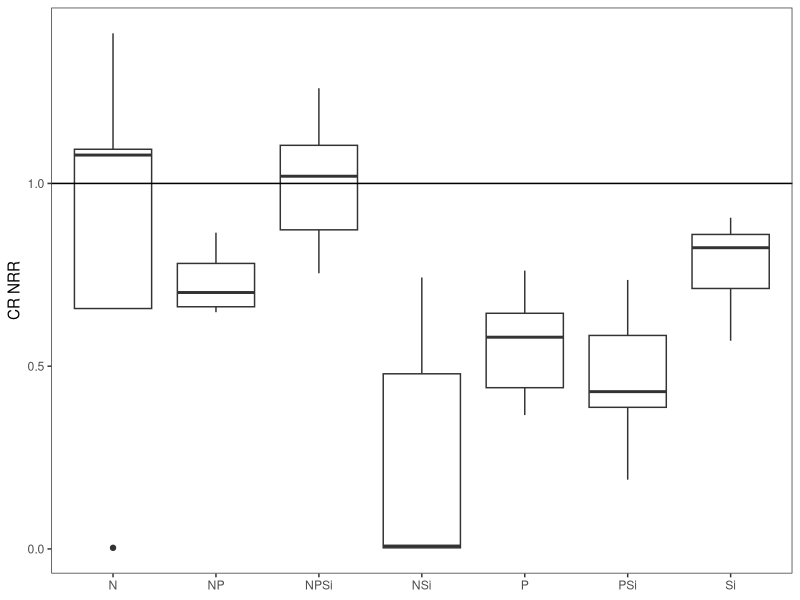
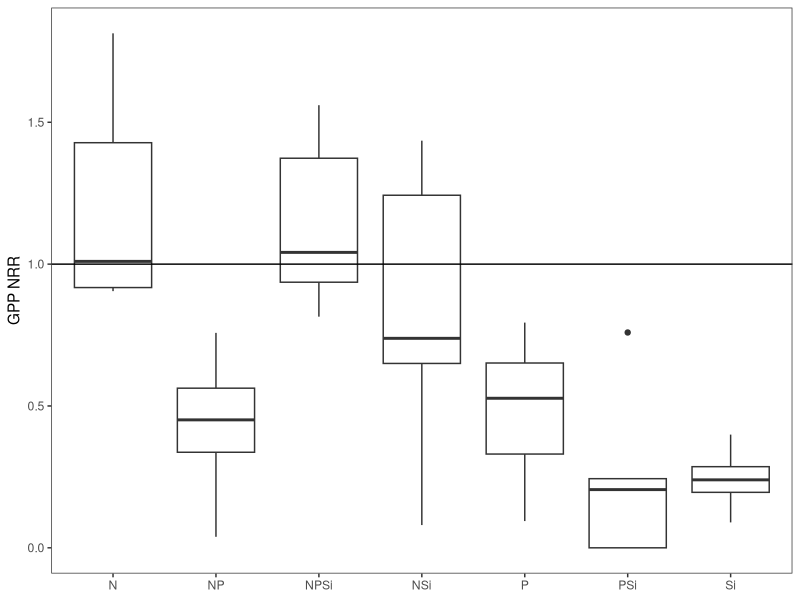
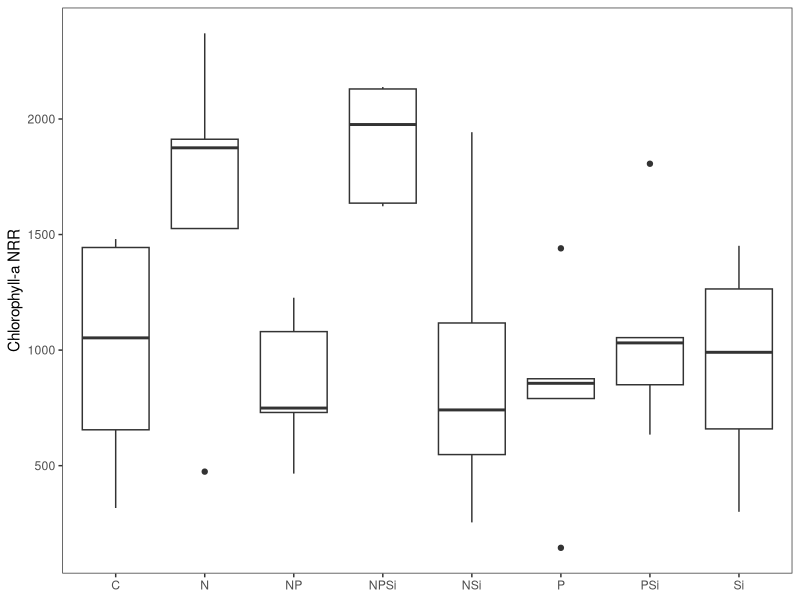
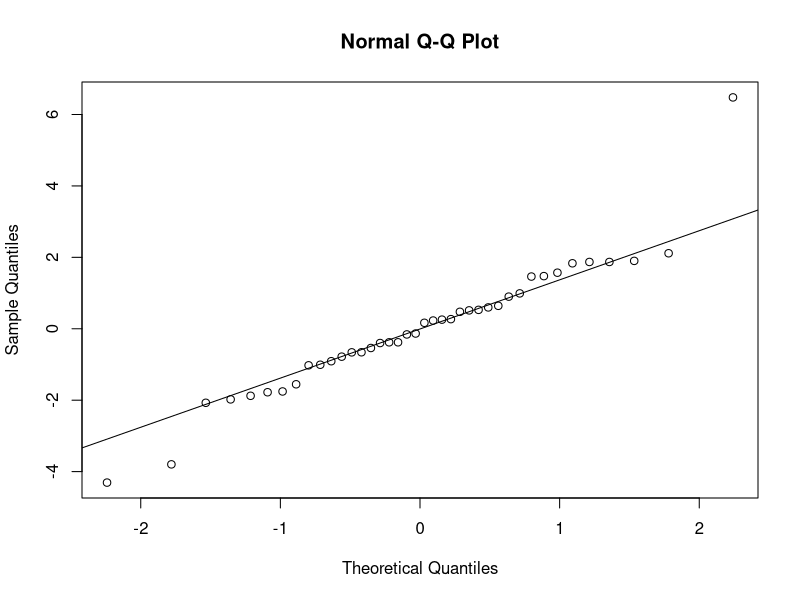
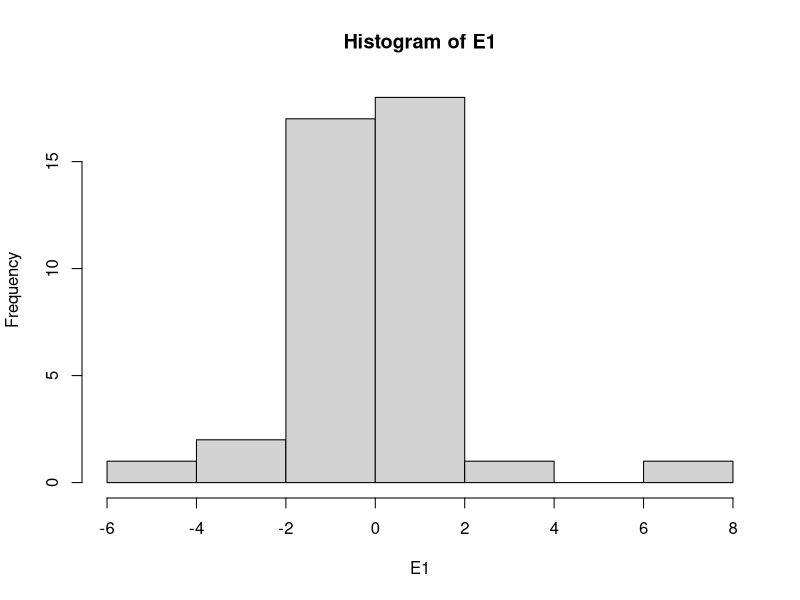
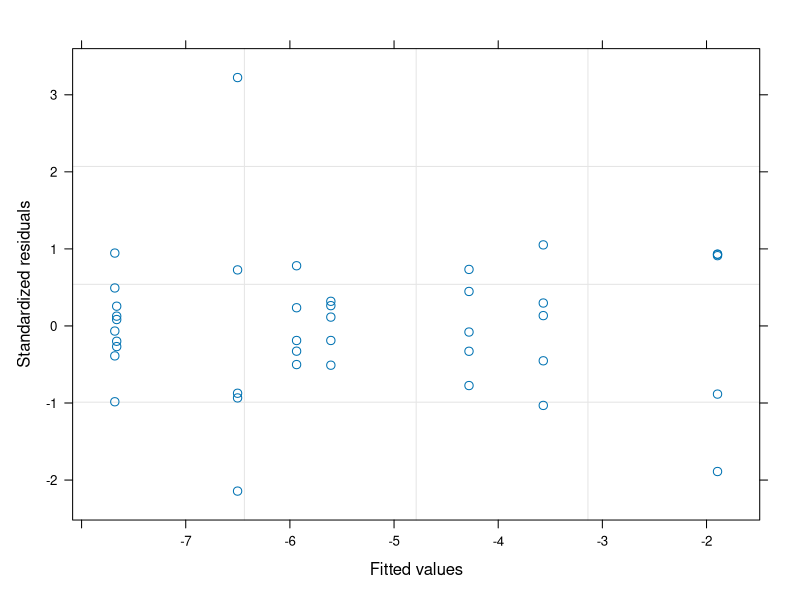

These charts were generated, in order, by the following R code: (Note: this script raises an error after producing the figures.)
#Author:  Clay Arango
#Creation date: 10-Feb-19
#Script to analyze NDS data from Summer 2018 WSB work with S. Roley and A. Alexiades

#packages
library(nlme)
library(nortest)
library(plyr)
library(dplyr)
library(multcomp)
library(MASS)
library(ggplot2)

#Load data
wenas_fall <- read.table(file="wen_fall.csv", header=T, sep=",")

#set variable
d = wenas_fall

#evaluate data to make sure factors are correct
names(d)
unique(d$nutrient) #control, N, NP, NPSi, NSi, P, PSi, Si
unique(d$N) #should be 0 and 1
unique(d$P) #should be 0 and 1
unique(d$Si) #should be 0 and 1
unique(d$top) #should be "sponge" and "glass"
#if need to change, use recode function below. 
d$top<-recode(d$top, "cellulose" ="sponge")
str(d)

#convert N and P vand Si alues (0 or 1 for absence or presence) to factors
d$N<-as.factor(d$N)
d$P<-as.factor(d$P)
d$Si<-as.factor(d$Si)
str(d)
d$chla.nrr<-NA

#subset data into gpp and cr response
d.cr = subset(d, top=="sponge", data=d)
d.gpp = subset(d, top=="glass", data=d)

#calculate nrr for cr
x<-ddply(d.cr, "nutrient", summarise, ave_cr = mean(cr.area, na.rm=T)) #changed to ddply b/c allows
#to specify by column name - I had a csv file with the relevant column in a different position.
x
d.cr$cr.nrr = d.cr$cr.area/-7.662895 #divide by control ave_cr
d.cr$gpp.nrr<-NA

#calculate nrr for gpp and chla
x<- ddply(d.gpp, "nutrient", summarise, ave_gpp = mean(gpp.area, na.rm=T), ave_chla = mean(chla, na.rm=T)) 
x
d.gpp$gpp.nrr = d.gpp$gpp.area/2.5996232 #divide by control ave_gpp
d.gpp$chla.nrr = d.gpp$chla/0.0006598855 #divide by control ave_chla
d.gpp$cr.nrr<-NA

#combine files and export
d.nrr<-rbind(d.cr, d.gpp)
d.nrr$site_date<-"wenas_fall"
write.table(d.nrr, "wenas_fall_nrr.csv", sep=",", quote=F, row.names =F)

###############
#plots of NRR
##############
ggplot(data=subset(d.cr, !(nutrient=="C")), aes(x=nutrient, y=cr.nrr))+geom_boxplot()+theme_bw()+
  ylab("CR NRR")+geom_abline(slope = 0, intercept = 1)+
  theme(axis.title.x=element_blank(), panel.grid.minor=element_blank(), panel.grid.major=element_blank())
#inhibition of most; NPSi neutral

ggplot(data=subset(d.gpp, !(nutrient=="C")), aes(x=nutrient, y=gpp.nrr))+geom_boxplot()+theme_bw()+
  ylab("GPP NRR")+geom_abline(slope = 0, intercept = 1)+
  theme(axis.title.x=element_blank(), panel.grid.minor=element_blank(), panel.grid.major=element_blank())
#inhibition of most; N neutral

ggplot(data=subset(d.gpp, !(nutrient=="control")), aes(x=nutrient, y=chla.nrr))+geom_boxplot()+theme_bw()+
  ylab("Chlorophyll-a NRR")+geom_abline(slope = 0, intercept = 1)+
  theme(axis.title.x=element_blank(), panel.grid.minor=element_blank(), panel.grid.major=element_blank())
#limitation for N and NPSi; others neutral

##########
#NRR Summary Files
#########

GPP_sum<-ddply(d.gpp, "nutrient", summarise, ave_nrr.gpp=mean(gpp.nrr, na.rm=T), sd_nrr.gpp=sd(gpp.nrr, na.rm=T), 
               se_nrr.gpp =(sd(gpp.nrr)/sqrt(sum(!is.na(gpp.nrr)))), 
               ci95_nrr.gpp = (1.96*(sd(gpp.nrr)/sqrt(sum(!is.na(gpp.nrr))))),
               ave_nrr.chla=mean(chla.nrr, na.rm=T), sd_nrr.chla=sd(chla.nrr, na.rm=T), 
               se_nrr.chla =(sd(chla.nrr)/sqrt(sum(!is.na(chla.nrr)))), 
               ci95_nrr.chla = (1.96*(sd(chla.nrr)/sqrt(sum(!is.na(chla.nrr))))))
CR_sum<-ddply(d.cr, "nutrient", summarise, ave_nrr.cr=mean(cr.nrr, na.rm=T), sd_nrr.cr=sd(cr.nrr, na.rm=T), 
              se_nrr.cr =(sd(cr.nrr)/sqrt(sum(!is.na(cr.nrr)))), 
              ci95_nrr.cr = (1.96*(sd(cr.nrr)/sqrt(sum(!is.na(cr.nrr))))))

#now combine into one and export
d.sum<-merge(GPP_sum, CR_sum, by="nutrient")
d.sum$site_date<-"reec_summer"
write.table(d.sum, "reec_summer_summ.csv",  sep=",", quote=F, row.names =F)

############################################################
#analyze RESPIRATION data
############################################################

M1<-gls(cr.area~N*P*Si, data=d.cr, na.action=na.omit)
E1<-residuals(M1)
qqnorm(E1)
qqline(E1)
ad.test(E1)
   #residuals are normally distributed, p=0.20289
hist(E1)  
plot(M1)
   
plot(filter(d.cr, !is.na(cr.area)) %>% dplyr::select(nutrient), 
     E1, xlab="nutrient", ylab="Residuals")
bartlett.test(cr.area~nutrient, data=d.cr)
   #variance test not OK, we'll probably need to mess with this one

anova(M1)
  
x <- group_by(d.cr, nutrient) %>%  # Grouping function causes subsequent functions to aggregate by season and reach
  summarize(cr.mean = abs(mean(cr.area, na.rm = TRUE)), # na.rm = TRUE to remove missing values
            cr.sd=abs(sd(cr.area, na.rm = TRUE)),  # na.rm = TRUE to remove missing values
            n = sum(!is.na(cr.area)), # of observations, excluding NAs. 
            cr.se=cr.sd/sqrt(n))

ggplot(data=x, aes(x=nutrient, y=cr.mean)) + 
  geom_bar(stat="identity", position=position_dodge(), color = "black") + 
  geom_errorbar(aes(ymin=cr.mean, ymax=cr.mean+cr.se), width=0.2, 
                position=position_dodge(0.9)) + 
  xlab("Nutrient") +
  ylab(expression(Respiration~(ug~O[2]~m^{-2}~h^{-1}))) +
  ylim(0,20) +
  labs(fill="Light") +
  theme_bw() +
  theme(panel.grid.major=element_blank(),
        panel.grid.minor=element_blank(),
        legend.title=element_text(size=6),
        legend.key=element_blank(), 
        legend.position=c(0.5,0.95), 
        legend.text=element_text(size=8), 
        legend.background=element_blank(), 
        legend.direction="horizontal", 
        legend.key.size=unit(0.3, "cm"), 
        axis.title.y=element_text(size=8), 
        axis.title.x=element_text(size=8), 
        axis.text.x=element_text(size=8))

#ggsave('output/figures/Ring_summer.tiff',
#       units="in",
#       width=3.25,
#       height=3.25,
#       dpi=1200,
#       compression="lzw")

############################################################
#analyze the PRODUCTION data
############################################################

M1<-gls(gpp.area~N*P*Si, data=d.gpp, na.action=na.omit) 
E1<-residuals(M1)
qqnorm(E1)
qqline(E1)
ad.test(E1)
   #residuals are OK

hist(E1, xlab="residuals", main="")
plot(M1)

plot(filter(d.gpp, !is.na(gpp.area)) %>% dplyr::select(nutrient), 
     E1, xlab="nutrient", ylab="Residuals")
bartlett.test(gpp.area~nutrient, data=d.gpp)
   #ok

anova(M1)
  
x <- group_by(d.gpp, nutrient) %>%  # Grouping function causes subsequent functions to aggregate by season and reach
  summarize(gpp.mean = abs(mean(gpp.area, na.rm = TRUE)), # na.rm = TRUE to remove missing values
            gpp.sd=abs(sd(gpp.area, na.rm = TRUE)),  # na.rm = TRUE to remove missing values
            n = sum(!is.na(gpp.area)), # of observations, excluding NAs. 
            gpp.se=gpp.sd/sqrt(n))

ggplot(data=x, aes(x=nutrient, y=gpp.mean)) + 
  geom_bar(stat="identity", position=position_dodge(), color = "black") + 
  geom_errorbar(aes(ymin=gpp.mean, ymax=gpp.mean+gpp.se), width=0.2, 
                position=position_dodge(0.9)) + 
  xlab("Nutrient") +
  ylab(expression(Production~(ug~O[2]~m^{-2}~h^{-1}))) +
  labs(fill="Light") +
  theme_bw() +
  theme(panel.grid.major=element_blank(),
        panel.grid.minor=element_blank(), 
        legend.title=element_text(size=6), 
        legend.key=element_blank(),  
        legend.position=c(0.5,0.95),  
        legend.text=element_text(size=8),  
        legend.background=element_blank(),  
        legend.direction="horizontal",  
        legend.key.size=unit(0.3, "cm"),  
        axis.title.y=element_text(size=8),  
        axis.title.x=element_text(size=8),  
        axis.text.x=element_text(size=8))

#ggsave('output/figures/gppByNutrient.tiff',
#       units="in",
#       width=3.25,
#       height=3.25,
#       dpi=1200,
#       compression="lzw")


#BELOW HERE IS NOT EDITED





############################################################
#analyze the CHL-A biomass on disks

M1<-gls(chla~N*P*light, data=roza_sum.chla, na.action=na.omit)
E1<-residuals(M1)
qqnorm(E1)
qqline(E1)
ad.test(E1)
  #residuals look bad (p=0.001)
hist(E1)
plot(M1)

vf1 = varIdent(form = ~ 1|N*P)
vf2 = varIdent(form = ~ 1|light)
vf3 = varIdent(form = ~ 1|N*P*light)
vf4 = varPower(form = ~ fitted(.)) 
vf5 = varExp(form = ~ fitted(.))
vf6 = varConstPower(form = ~ fitted(.))
vf7 = varExp(form = ~ fitted(.)|nutrient)

M2<-gls(chla~N*P*light, data=roza_sum.chla, na.action=na.omit, weights=vf1)
M3<-gls(chla~N*P*light, data=roza_sum.chla, na.action=na.omit, weights=vf2)
M4<-gls(chla~N*P*light, data=roza_sum.chla, na.action=na.omit, weights=vf3)
M5<-gls(chla~N*P*light, data=roza_sum.chla, na.action=na.omit, weights=vf4)
M6<-gls(chla~N*P*light, data=roza_sum.chla, na.action=na.omit, weights=vf5)
M7<-gls(chla~N*P*light, data=roza_sum.chla, na.action=na.omit, weights=vf6)
M8<-gls(chla~N*P*light, data=roza_sum.chla, na.action=na.omit, weights=vf7)

anova(M1,M2,M3,M4,M5,M6,M7,M8)

#M3 is best on AIC

E3<-residuals(M3)
qqnorm(E3)
qqline(E3)
ad.test(E3)
#residuals are not normal (p=0.001)
hist(E3, xlab="residuals", main="")
plot(M3)
  #hist and plot look good

plot(filter(roza_sum.chla, !is.na(chla)) %>% dplyr::select(light), 
     E3, xlab="light", ylab="Residuals")
bartlett.test(chla~light, data=roza_sum.chla)

plot(filter(roza_sum.chla, !is.na(chla)) %>% dplyr::select(nutrient), 
     E3, xlab="nutrient", ylab="Residuals")
bartlett.test(chla~nutrient, data=roza_sum.chla)

anova(M3)

#light is significant and N and P separately interact with light

x<-roza_sum.chla[complete.cases(roza_sum.chla$chla),]

with(x, 
     interaction.plot(nutrient,light,chla, 
                      ylim=c(0,1.5),lty=c(1,12),lwd=2,ylab="Chlorophyll a", 
                      xlab="Nutrient", trace.label="Light"))

x <- group_by(roza_sum.chla, nutrient, light) %>%  # Grouping function causes subsequent functions to aggregate by season and reach
  summarize(chla.mean = mean(chla, na.rm = TRUE), # na.rm = TRUE to remove missing values
            chla.sd=sd(chla, na.rm = TRUE),  # na.rm = TRUE to remove missing values
            n = sum(!is.na(chla)), # of observations, excluding NAs. 
            chla.se=chla.sd/sqrt(n))

ggplot(data=x, 
       aes(x=nutrient, y=chla.mean, fill=light)) + 
  geom_bar(stat="identity", position=position_dodge(), color = "black") + 
  geom_errorbar(aes(ymin=chla.mean, ymax=chla.mean+chla.se), width=0.2, 
                position=position_dodge(0.9)) + 
  scale_fill_manual(values=c("white","black")) +
  xlab("Nutrient") +
  ylab(expression(Chlorophyll~a~(ug~cm^{-2}))) +
  ylim(0,1.7) +
  labs(fill="Light") +
  theme_bw() +
  theme(panel.grid.major=element_blank(), 
        panel.grid.minor=element_blank(), 
        legend.title=element_text(size=6), 
        legend.key=element_blank(), 
        legend.position=c(0.5,0.95), 
        legend.text=element_text(size=8), 
        legend.background=element_blank(), 
        legend.direction="horizontal", 
        legend.key.size=unit(0.3, "cm"), 
        axis.title.y=element_text(size=8), 
        axis.title.x=element_text(size=8), 
        axis.text.x=element_text(size=8))

ggsave('output/figures/chlaByNutrientLight.tiff',
       units="in",
       width=3.25,
       height=3.25,
       dpi=1200,
       compression="lzw")



############################################################
############################################################
#calculate nrr mean and standard error
x1 <- group_by(roza_sum, nutrient, light) %>%  # Grouping function causes subsequent functions to aggregate by season and reach
  summarize(chla.nrr.mean = mean(chla.nrr, na.rm = TRUE), # na.rm = TRUE to remove missing values
            chla.nrr.sd=sd(chla.nrr, na.rm = TRUE),  # na.rm = TRUE to remove missing values
            chla.n = sum(!is.na(chla.nrr)), # of observations, excluding NAs. 
            chla.nrr.se=chla.nrr.sd/sqrt(chla.n))


x2 <- group_by(roza_sum, nutrient, light) %>%  # Grouping function causes subsequent functions to aggregate by season and reach
  summarize(gpp.nrr.mean = mean(gpp.nrr, na.rm = TRUE), # na.rm = TRUE to remove missing values
            gpp.nrr.sd=sd(gpp.nrr, na.rm = TRUE),  # na.rm = TRUE to remove missing values
            gpp.n = sum(!is.na(gpp.nrr)), # of observations, excluding NAs. 
            gpp.nrr.se=gpp.nrr.sd/sqrt(gpp.n))

x3 <- group_by(roza_sum, nutrient, light) %>%  # Grouping function causes subsequent functions to aggregate by season and reach
  summarize(cr.nrr.mean = mean(cr.nrr, na.rm = TRUE), # na.rm = TRUE to remove missing values
            cr.nrr.sd=sd(cr.nrr, na.rm = TRUE),  # na.rm = TRUE to remove missing values
            cr.n = sum(!is.na(cr.nrr)), # of observations, excluding NAs. 
            cr.nrr.se=cr.nrr.sd/sqrt(cr.n))

roza_sum.nrr<-cbind(x1,x2,x3)
roza_sum.nrr <- roza_sum.nrr[, !duplicated(colnames(roza_sum.nrr))]
write.csv(roza_sum.nrr, "roza_sum.nrr.csv")
